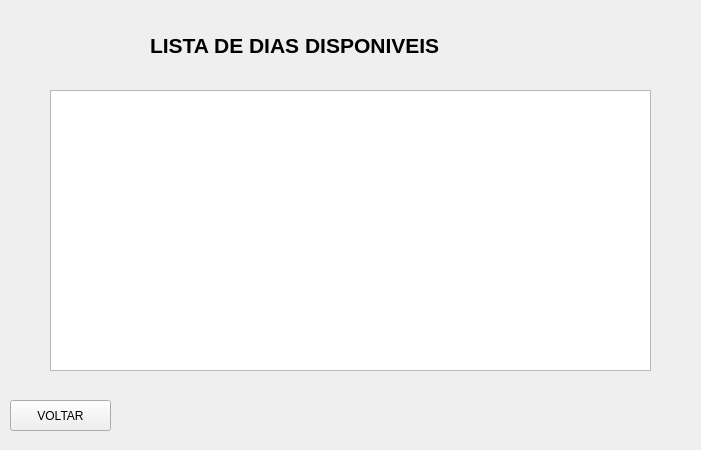
<?xml version="1.0" encoding="UTF-8"?>
<ui version="4.0">
 <class>MainWindow</class>
 <widget class="QMainWindow" name="MainWindow">
  <property name="geometry">
   <rect>
    <x>0</x>
    <y>0</y>
    <width>701</width>
    <height>450</height>
   </rect>
  </property>
  <property name="windowTitle">
   <string>MainWindow</string>
  </property>
  <widget class="QWidget" name="centralwidget">
   <widget class="QListView" name="listView">
    <property name="geometry">
     <rect>
      <x>50</x>
      <y>90</y>
      <width>601</width>
      <height>281</height>
     </rect>
    </property>
   </widget>
   <widget class="QLabel" name="label">
    <property name="geometry">
     <rect>
      <x>150</x>
      <y>30</y>
      <width>411</width>
      <height>31</height>
     </rect>
    </property>
    <property name="font">
     <font>
      <pointsize>16</pointsize>
      <weight>75</weight>
      <bold>true</bold>
     </font>
    </property>
    <property name="text">
     <string>LISTA DE DIAS DISPONIVEIS</string>
    </property>
   </widget>
   <widget class="QPushButton" name="pushButton_3">
    <property name="geometry">
     <rect>
      <x>10</x>
      <y>400</y>
      <width>101</width>
      <height>31</height>
     </rect>
    </property>
    <property name="text">
     <string>VOLTAR</string>
    </property>
   </widget>
  </widget>
 </widget>
 <resources/>
 <connections/>
</ui>
